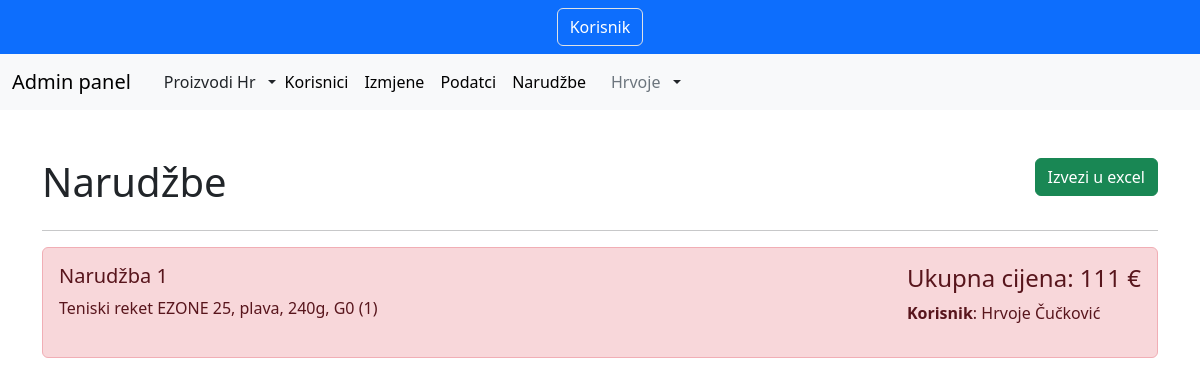
The app's page /orderDisplay.php (signed in), older data.
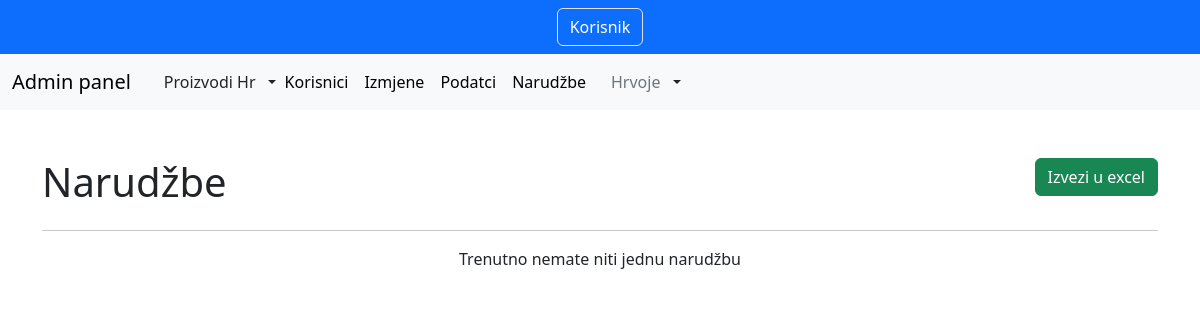
The same page, newer data.
### tables this page shows
CREATE TABLE `orders` (
  `id` int(11) NOT NULL,
  `order_id` int(11) NOT NULL,
  `user_id` int(11) NOT NULL,
  `product_id` mediumtext NOT NULL,
  `quantity` int(11) NOT NULL,
  `fullName` varchar(200) NOT NULL,
  `email` varchar(200) NOT NULL,
  `phoneNumber` varchar(200) NOT NULL,
  `address` varchar(200) NOT NULL,
  `postcode` varchar(200) NOT NULL,
  `city` varchar(200) NOT NULL,
  `isSent` int(11) NOT NULL
);

### app/classes/User.php (the view, shortened to what this page needs)
<?php
class User {
    protected $conn;
    public function __construct() {
        global $conn;
        $this->conn = $conn;
        $this->dotenv = Dotenv\Dotenv::createImmutable(__DIR__);
    }
    public function is_logged() {
        if(isset($_SESSION['user_id'])) {
            return true;
        }
        return false;
    }
    public function truncString($string, $length = 100, $append="...") {
        return $string;
    }
    public function getDataFromEachProduct($data_id) {
        $sql = "(
            SELECT id, name, price, priceNOTAX, quantity, img_url, description FROM classicfilters WHERE id=?
        ) UNION (
            SELECT id, name, price, priceNOTAX, quantity, img_url, description FROM bags WHERE id=?
        ) UNION (
            SELECT id, name, price, priceNOTAX, quantity, img_url, description FROM balls WHERE id=?
        ) UNION (
            SELECT id, name, price, priceNOTAX, quantity, img_url, description FROM clothing WHERE id=?
        ) UNION (
            SELECT id, name, price, priceNOTAX, quantity, img_url, description FROM cords WHERE id=?
        ) UNION (
            SELECT id, name, price, priceNOTAX, quantity, img_url, description FROM rackets WHERE id=?
        ) UNION (
            SELECT id, name, price, priceNOTAX, quantity, img_url, description FROM shoes WHERE id=?
        )";
        $stmt = $this->conn->prepare($sql);
        $stmt->bind_param("sssssss",$data_id,$data_id,$data_id,$data_id,$data_id,$data_id,$data_id);
        $stmt->execute();
        $result = $stmt->get_result();
        $data = $result->fetch_assoc();
        return $data;
    }
    public function printAllOrders() {
        $sql = "SELECT * FROM orders ORDER BY id DESC ";
        $stmt = $this->conn->prepare($sql);
        $stmt->execute();
        $results = $stmt->get_result();
        if($results->num_rows < 1) {
            echo "<p class='d-flex justify-content-center align-items-center'>Trenutno nemate niti jednu narudžbu</p>";
            return;
        }
        $data = array();
        while($row = $results->fetch_assoc()) {
            $productData = $this->getDataFromEachProduct($row["product_id"]);
            $orderId = $row['order_id'];
            if(!isset($data[$orderId])) {
                $data[$orderId] = ["order_id" => 0,"product_id"=> [], "names" => [], "quantity" => [],"fullName" => [], "email" => [], "phoneNumber" => [], "address" => [], "postcode" => [], "city" => [], "isSent"=> 0];
            }
            $data[$orderId]["order_id"] = $row["order_id"];
            $data[$orderId]["product_id"][] = $row["product_id"];
            $data[$orderId]["names"][] = $productData["name"];
            $data[$orderId]["quantity"][] = $row["quantity"];
            $data[$orderId]["fullName"] = $row["fullName"];
            $data[$orderId]["email"] = $row["email"];
            $data[$orderId]["phoneNumber"] = $row["phoneNumber"];
            $data[$orderId]["address"] = $row["address"];
            $data[$orderId]["postcode"] = $row["postcode"];
            $data[$orderId]["city"] = $row["city"];
            $data[$orderId]["isSent"] = $row["isSent"];
        }
        $orderNum = count($data);
        foreach($data as $orderId => $order) {
            $productDetails = ["description" => [], "id" => []];
            $totalPrice = 0;
            foreach ($order["names"] as $index => $name) {
                $productData = $this->getDataFromEachProduct($order["product_id"][$index]);
                $quantity = $order["quantity"][$index];
                array_push($productDetails["description"],$name. " (" . $quantity . ")");
                $productDetails["id"] = $productData["id"];
                $totalPrice += (+$quantity* $productData["price"]);
            }
            if(!$order["isSent"]) {
                echo "
                <a href='singleOrder.php?id=".$order["order_id"]."&orderNum=".$orderNum."'>
                    <div class='alert alert-danger d-flex justify-content-between' role='alert'>
                        <div>
                            <h5>Narudžba ".$orderNum."</h5>
                            <p >".$this->truncString(implode(", ",$productDetails["description"]),50)."</p>
                        </div>
                        <div>
                            <h4>Ukupna cijena: ".$totalPrice." €</h4>
                            <p><b>Korisnik</b>: ".$order["fullName"]."</p>
                        </div>
                    </div>
                </a>
                ";
            }
            $orderNum--;
        }
    }
}

### php/inc/adminHeader.php (shortened to what this page needs)
<?php
require_once("app/config/config.php");
require_once("app/classes/User.php");
$user = new User();
?>
<!DOCTYPE html>
<html lang="en">
<head>
   <link rel="stylesheet" href="./css/style.css">
   <link rel="stylesheet" href="./css/my-style.css">
   <link rel="stylesheet" href="https://cdn.jsdelivr.net/npm/bootstrap-icons@1.11.2/font/bootstrap-icons.min.css">
</head>
<body>
   <div class="container-fluid bg-primary">
   <div class="d-flex justify-content-center p-2">
      <form action="index.php" method="post">
         <button type="submit" class="btn btn-primary border border-rounded">Korisnik</button>
      </form>
   </div>
   </div>
   <nav class="navbar navbar-expand-lg bg-body-tertiary">
      <div class="container-fluid">
         <p class="navbar-brand mb-0">Admin panel</p>
         <div class="collapse navbar-collapse" id="navbarSupportedContent">
            <ul class="navbar-nav me-auto mb-2 mb-lg-0">
               <div class="dropdown mb-0 d-flex ms-3">
                  <button class="btn p-0 dropdown-toggle d-flex gap-2 align-items-center" type="button" data-bs-toggle="dropdown" aria-expanded="false">
                     <p class="my-0 d-none d-md-block text-dark">Proizvodi Hr</p>
                  </button>
               </div>
               <li class="nav-item">
                  <a class="nav-link active" aria-current="page" href="userDisplay.php">Korisnici</a>
               </li>
               <li class="nav-item">
                  <a class="nav-link active" aria-current="page" href="dataSide.php">Izmjene</a>
               </li>
               <li class="nav-item">
                  <a class="nav-link active" aria-current="page" href="callFunction.php">Podatci</a>
               </li>
               <li class="nav-item">
                  <a class="nav-link active" aria-current="page" href="orderDisplay.php">Narudžbe</a>
               </li>
               <div class="dropdown mb-0 d-flex ms-3">
                  <button class="btn p-0 dropdown-toggle d-flex gap-2 align-items-center" type="button" data-bs-toggle="dropdown" aria-expanded="false">
                     <?php if($user->is_logged()) : ?>
                        <p class="my-0 d-none d-md-block text-secondary"><?php echo $_SESSION["name"];?></p>
                     <?php else :?>
                        <p class="my-0 d-none d-md-block text-secondary">Moj račun</p>
                     <?php endif ;?>
                  </button>
               </div>
            </ul>
         </div>
      </div>
   </nav>

### orderDisplay.php (shortened to what this page needs)
<?php
  require_once("./php/inc/adminHeader.php");
  $user->relocate();
  $user->exportToExcel();
?>
<div class="container my-5">
  <div class="d-flex justify-content-between">
    <h1>Narudžbe</h1>
    <a href="exportToExcel.php"><button class="btn btn-success">Izvezi u excel</button></a>
  </div>
  <hr>
  <?php ( $user->printAllOrders());?>
</div>

### css/my-style.css (style rules this page uses)
:root { --blue: #228be6; --white: #fff; --darkGrey: #b3b3b3; --black: #000; --yonex-blue: #0b50a1; --yonex-green: #1d9533; }
a:link, a:visited { color: inherit; text-decoration: none; }

Row changes from the older to the newer data that the page shows:
removed orders: truncString "Teniski reket EZONE 25, plava, 240g, G0 (1)", totalPrice "111", fullName "Hrvoje Čučković"
Text that changed along with them:
text now shown: "Trenutno nemate niti jednu narudžbu"
